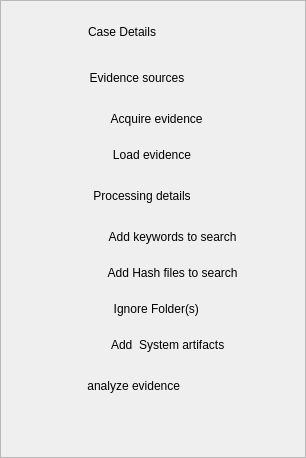
     <widget class="QFrame" name="frame">
      <property name="sizePolicy">
       <sizepolicy hsizetype="Preferred" vsizetype="Preferred">
        <horstretch>0</horstretch>
        <verstretch>0</verstretch>
       </sizepolicy>
      </property>
      <property name="minimumSize">
       <size>
        <width>275</width>
        <height>30</height>
       </size>
      </property>
      <property name="styleSheet">
       <string notr="true">QFrame{


}
QToolButton{
	border: none;
	font: 13pt &quot;Arial Rounded MT&quot;;
	text-transform: uppercase;
}
QToolButton:hover{
	background-color:rgb(102,178,255)
}
QToolButton:checked{
	background-color:rgb(102,178,255)
}
QToolButton#tbAcquire, #tbLoad, #tbAddKey, #tbAddHash, #tbIgnoreFolders, #tbSystemArtifacts{
	border: none;
	font: 10pt &quot;Arial Rounded MT&quot;;
	text-transform: none;	

	
	
}</string>
      </property>
      <property name="frameShape">
       <enum>QFrame::StyledPanel</enum>
      </property>
      <property name="frameShadow">
       <enum>QFrame::Plain</enum>
      </property>
      <layout class="QVBoxLayout" name="verticalLayout">
       <item alignment="Qt::AlignLeft">
        <widget class="QToolButton" name="toolButton">
         <property name="sizePolicy">
          <sizepolicy hsizetype="Preferred" vsizetype="Preferred">
           <horstretch>100</horstretch>
           <verstretch>0</verstretch>
          </sizepolicy>
         </property>
         <property name="minimumSize">
          <size>
           <width>280</width>
           <height>40</height>
          </size>
         </property>
         <property name="baseSize">
          <size>
           <width>200</width>
           <height>0</height>
          </size>
         </property>
         <property name="styleSheet">
          <string notr="true"/>
         </property>
         <property name="text">
          <string>Case Details                  </string>
         </property>
         <property name="checkable">
          <bool>true</bool>
         </property>
         <property name="autoExclusive">
          <bool>true</bool>
         </property>
         <property name="popupMode">
          <enum>QToolButton::DelayedPopup</enum>
         </property>
         <property name="toolButtonStyle">
          <enum>Qt::ToolButtonTextOnly</enum>
         </property>
        </widget>
       </item>
       <item alignment="Qt::AlignLeft">
        <widget class="QToolButton" name="toolButton_2">
         <property name="sizePolicy">
          <sizepolicy hsizetype="Preferred" vsizetype="Preferred">
           <horstretch>0</horstretch>
           <verstretch>0</verstretch>
          </sizepolicy>
         </property>
         <property name="minimumSize">
          <size>
           <width>280</width>
           <height>40</height>
          </size>
         </property>
         <property name="text">
          <string>Evidence sources         </string>
         </property>
         <property name="checkable">
          <bool>true</bool>
         </property>
         <property name="autoExclusive">
          <bool>true</bool>
         </property>
        </widget>
       </item>
       <item alignment="Qt::AlignLeft">
        <widget class="QToolButton" name="tbAcquire">
         <property name="sizePolicy">
          <sizepolicy hsizetype="Preferred" vsizetype="Preferred">
           <horstretch>0</horstretch>
           <verstretch>0</verstretch>
          </sizepolicy>
         </property>
         <property name="minimumSize">
          <size>
           <width>280</width>
           <height>30</height>
          </size>
         </property>
         <property name="text">
          <string>   Acquire evidence</string>
         </property>
         <property name="checkable">
          <bool>true</bool>
         </property>
         <property name="autoExclusive">
          <bool>true</bool>
         </property>
        </widget>
       </item>
       <item alignment="Qt::AlignLeft">
        <widget class="QToolButton" name="tbLoad">
         <property name="sizePolicy">
          <sizepolicy hsizetype="Preferred" vsizetype="Preferred">
           <horstretch>0</horstretch>
           <verstretch>0</verstretch>
          </sizepolicy>
         </property>
         <property name="minimumSize">
          <size>
           <width>280</width>
           <height>30</height>
          </size>
         </property>
         <property name="text">
          <string>Load evidence</string>
         </property>
         <property name="checkable">
          <bool>true</bool>
         </property>
         <property name="autoExclusive">
          <bool>true</bool>
         </property>
        </widget>
       </item>
       <item alignment="Qt::AlignLeft">
        <widget class="QToolButton" name="tbProcessing">
         <property name="sizePolicy">
          <sizepolicy hsizetype="Preferred" vsizetype="Preferred">
           <horstretch>0</horstretch>
           <verstretch>0</verstretch>
          </sizepolicy>
         </property>
         <property name="minimumSize">
          <size>
           <width>280</width>
           <height>40</height>
          </size>
         </property>
         <property name="text">
          <string>Processing details      </string>
         </property>
         <property name="checkable">
          <bool>true</bool>
         </property>
         <property name="autoExclusive">
          <bool>true</bool>
         </property>
        </widget>
       </item>
       <item alignment="Qt::AlignHCenter">
        <widget class="QToolButton" name="tbAddKey">
         <property name="sizePolicy">
          <sizepolicy hsizetype="Preferred" vsizetype="Preferred">
           <horstretch>0</horstretch>
           <verstretch>0</verstretch>
          </sizepolicy>
         </property>
         <property name="minimumSize">
          <size>
           <width>280</width>
           <height>30</height>
          </size>
         </property>
         <property name="text">
          <string>            Add keywords to search</string>
         </property>
        </widget>
       </item>
       <item>
        <widget class="QToolButton" name="tbAddHash">
         <property name="sizePolicy">
          <sizepolicy hsizetype="Preferred" vsizetype="Preferred">
           <horstretch>0</horstretch>
           <verstretch>0</verstretch>
          </sizepolicy>
         </property>
         <property name="minimumSize">
          <size>
           <width>275</width>
           <height>30</height>
          </size>
         </property>
         <property name="text">
          <string>            Add Hash files to search</string>
         </property>
        </widget>
       </item>
       <item alignment="Qt::AlignLeft">
        <widget class="QToolButton" name="tbIgnoreFolders">
         <property name="sizePolicy">
          <sizepolicy hsizetype="Preferred" vsizetype="Preferred">
           <horstretch>0</horstretch>
           <verstretch>0</verstretch>
          </sizepolicy>
         </property>
         <property name="minimumSize">
          <size>
           <width>282</width>
           <height>30</height>
          </size>
         </property>
         <property name="text">
          <string>  Ignore Folder(s)</string>
         </property>
        </widget>
       </item>
       <item>
        <widget class="QToolButton" name="tbSystemArtifacts">
         <property name="sizePolicy">
          <sizepolicy hsizetype="Preferred" vsizetype="Preferred">
           <horstretch>0</horstretch>
           <verstretch>0</verstretch>
          </sizepolicy>
         </property>
         <property name="minimumSize">
          <size>
           <width>282</width>
           <height>30</height>
          </size>
         </property>
         <property name="text">
          <string>         Add  System artifacts</string>
         </property>
        </widget>
       </item>
       <item alignment="Qt::AlignLeft">
        <widget class="QToolButton" name="toolButton_3">
         <property name="sizePolicy">
          <sizepolicy hsizetype="Preferred" vsizetype="Preferred">
           <horstretch>0</horstretch>
           <verstretch>0</verstretch>
          </sizepolicy>
         </property>
         <property name="minimumSize">
          <size>
           <width>280</width>
           <height>40</height>
          </size>
         </property>
         <property name="text">
          <string>analyze evidence           </string>
         </property>
        </widget>
       </item>
       <item>
        <spacer name="verticalSpacer">
         <property name="orientation">
          <enum>Qt::Vertical</enum>
         </property>
         <property name="sizeHint" stdset="0">
          <size>
           <width>20</width>
           <height>40</height>
          </size>
         </property>
        </spacer>
       </item>
      </layout>
     </widget>
